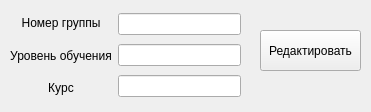
<?xml version="1.0" encoding="UTF-8"?>
<ui version="4.0">
 <class>editGroupForm</class>
 <widget class="QWidget" name="editGroupForm">
  <property name="geometry">
   <rect>
    <x>0</x>
    <y>0</y>
    <width>371</width>
    <height>112</height>
   </rect>
  </property>
  <property name="windowTitle">
   <string>Редактирование</string>
  </property>
  <widget class="QWidget" name="layoutWidget_2">
   <property name="geometry">
    <rect>
     <x>10</x>
     <y>10</y>
     <width>231</width>
     <height>91</height>
    </rect>
   </property>
   <layout class="QHBoxLayout" name="horizontalLayout_2">
    <item>
     <layout class="QVBoxLayout" name="verticalLayout_3">
      <item>
       <widget class="QLabel" name="label_number_group">
        <property name="sizePolicy">
         <sizepolicy hsizetype="Minimum" vsizetype="Minimum">
          <horstretch>0</horstretch>
          <verstretch>0</verstretch>
         </sizepolicy>
        </property>
        <property name="text">
         <string>Номер группы</string>
        </property>
        <property name="alignment">
         <set>Qt::AlignCenter</set>
        </property>
       </widget>
      </item>
      <item>
       <widget class="QLabel" name="label_direction_training">
        <property name="sizePolicy">
         <sizepolicy hsizetype="Minimum" vsizetype="Minimum">
          <horstretch>0</horstretch>
          <verstretch>0</verstretch>
         </sizepolicy>
        </property>
        <property name="text">
         <string>Уровень обучения</string>
        </property>
        <property name="alignment">
         <set>Qt::AlignCenter</set>
        </property>
       </widget>
      </item>
      <item>
       <widget class="QLabel" name="label_course">
        <property name="sizePolicy">
         <sizepolicy hsizetype="Minimum" vsizetype="Minimum">
          <horstretch>0</horstretch>
          <verstretch>0</verstretch>
         </sizepolicy>
        </property>
        <property name="text">
         <string>Курс</string>
        </property>
        <property name="alignment">
         <set>Qt::AlignCenter</set>
        </property>
       </widget>
      </item>
     </layout>
    </item>
    <item>
     <layout class="QVBoxLayout" name="verticalLayout_4">
      <item>
       <widget class="QLineEdit" name="lineEditNumberGroup"/>
      </item>
      <item>
       <widget class="QLineEdit" name="lineEditDirectionTraining"/>
      </item>
      <item>
       <widget class="QLineEdit" name="lineEditCourse"/>
      </item>
     </layout>
    </item>
   </layout>
  </widget>
  <widget class="QPushButton" name="pushButtonEditGroup">
   <property name="geometry">
    <rect>
     <x>260</x>
     <y>30</y>
     <width>101</width>
     <height>41</height>
    </rect>
   </property>
   <property name="text">
    <string>Редактировать</string>
   </property>
  </widget>
 </widget>
 <resources/>
 <connections/>
</ui>
